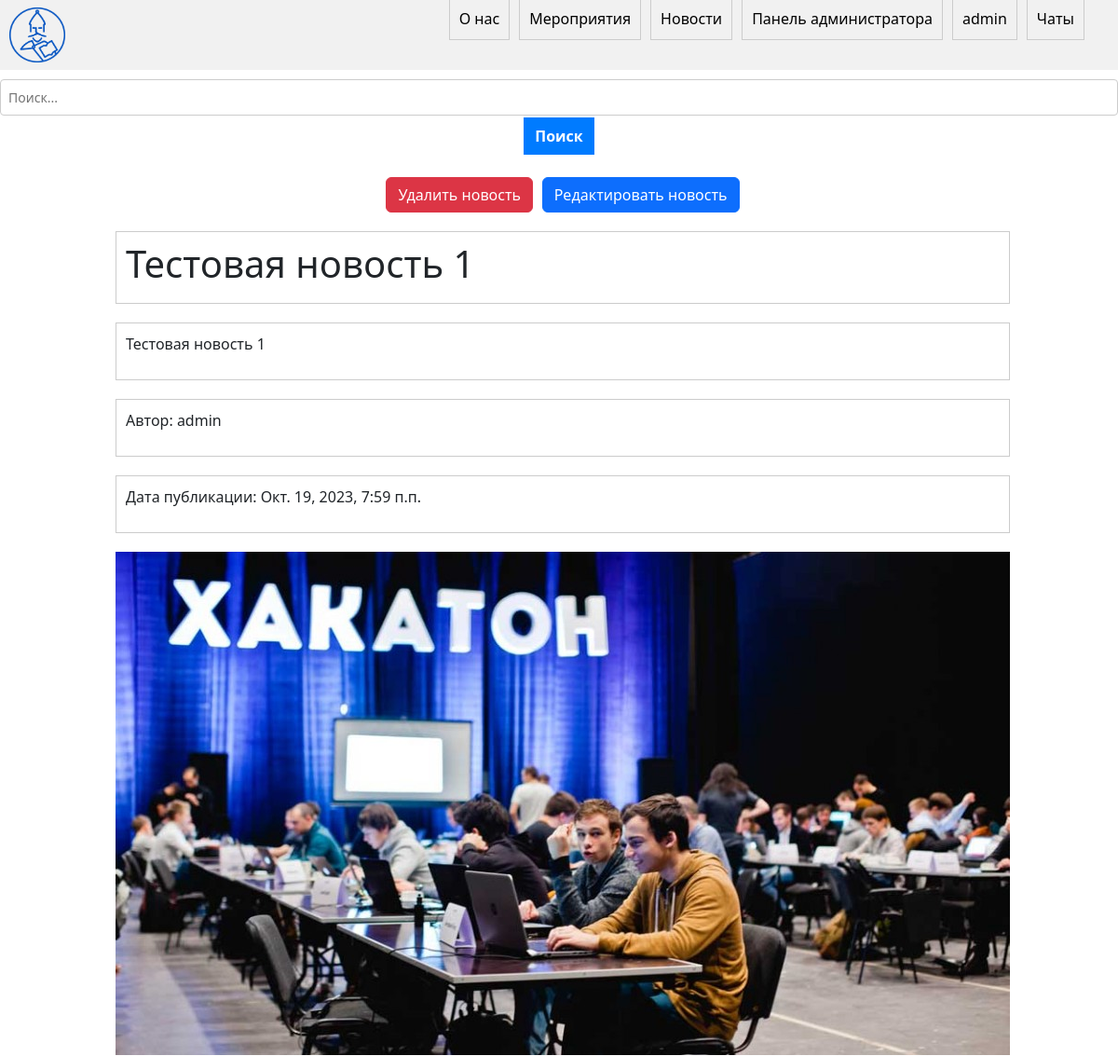
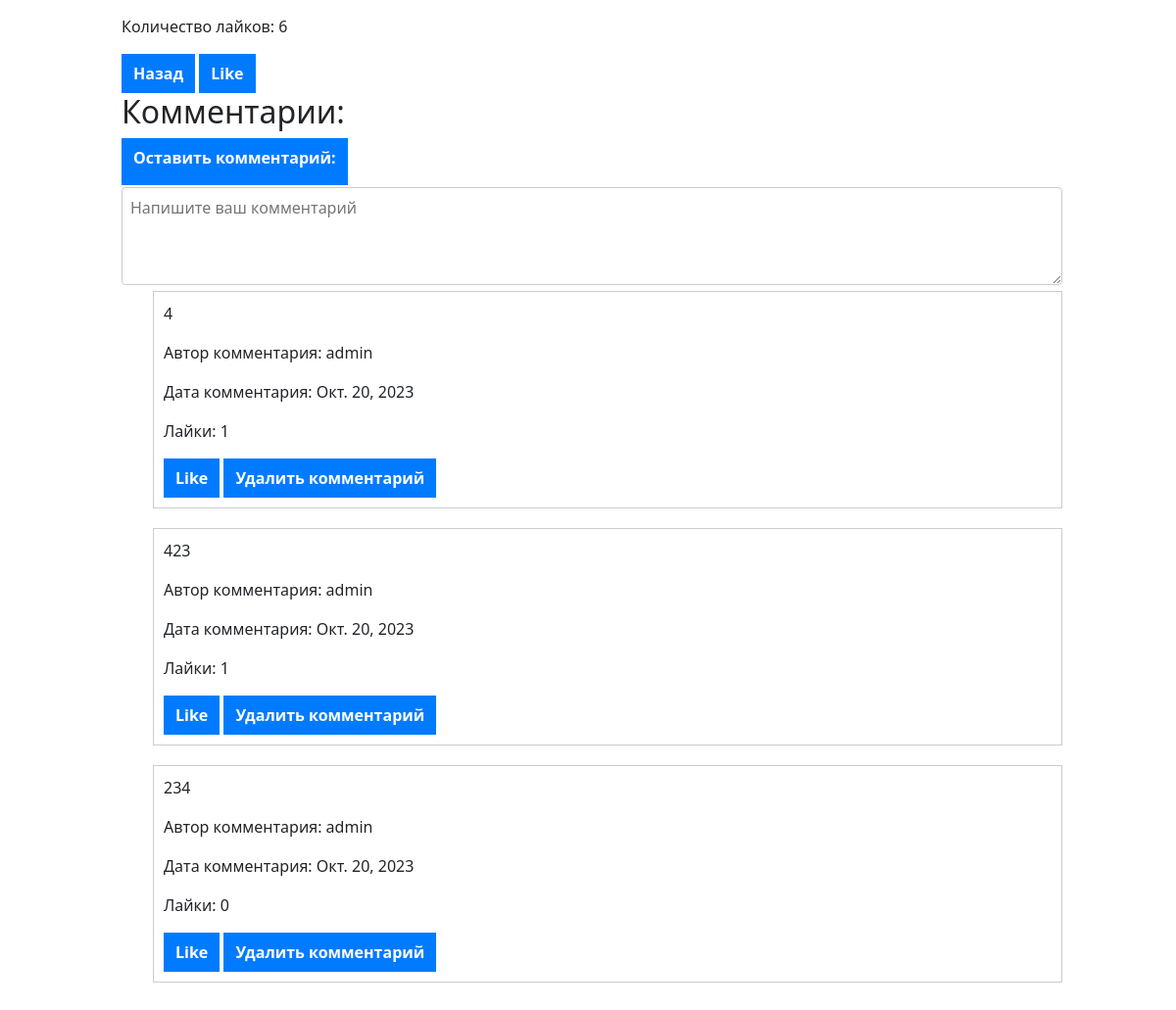
Screenshot of /45/ (signed in) with the database file from the repository (2 pictures, top to bottom).
### main/models.py (models this page shows, shortened)
class News(models.Model):
    title = models.CharField(max_length=200)
    content = models.TextField()
    author = models.ForeignKey('auth.User', on_delete=models.CASCADE)
    date_published = models.DateTimeField(auto_now_add=True)
    photo = models.ImageField(upload_to='image/%Y', default='image/news_def.jpg', null=True, blank=True)
    like_count = models.PositiveIntegerField(default=0)

class Comment(models.Model):
    user = models.ForeignKey(User, on_delete=models.CASCADE)
    news = models.ForeignKey(News, on_delete=models.CASCADE)
    content = models.TextField()
    date_posted = models.DateField(auto_now_add=True)
    like_count = models.PositiveIntegerField(default=0)

### main/views.py (the view)
# urls.py: path('<int:pk>/', views.news_detail, name='news_detail'),
def news_detail(request, pk):
    post = News.objects.get(id=pk)
    return render(request, 'main/news_detail.html', {'post': post})

### main/templates/main/news_detail.html (shortened to what this page needs)
{% extends 'main/base.html' %}
{% block content %}
<ul style="margin-right: 2%;">
    {% if user.is_staff %}
<div style="display: flex; justify-content: center; align-items: center;margin-bottom: 2%;">
    <button class="btn btn-danger" data-bs-toggle="modal" data-bs-target="#confirmDeleteModal" style="margin-right: 1%;">Удалить новость</button>
    <a href="{% url 'edit_news' post.id %}" class="btn btn-primary">Редактировать новость</a>
</div>
{% endif %}
   <li> <h1>{{ post.title }}</h1></li>
   <li> <p>{{ post.content }}</p></li>
   <li> <p>Автор: {{ post.author }}</p></li>
   <li> <p>Дата публикации: {{ post.date_published }}</p></li>
   <p> <img src="{{ post.photo.url }}" alt="Фото новости"></p>
   <p> <p>Количество лайков: {{ post.like_count }}</p></p>
   <button onclick="history.go(-1);">Назад</button>
   <button type="button" onclick="">Like</button>
   <h2>Комментарии: </h2>
       <div>
        <a href=""><button style="margin-bottom: 2px;"><label style="color: white; font-weight: bold;">Оставить комментарий: </label></button></a>
        <textarea name="content" placeholder="Напишите ваш комментарий"></textarea>
      </div>
    <ul>
    {% for comment in post.comment_set.all %}
        <li>
         <p>{{ comment.content }}</p>
          <p>Автор комментария: {{ comment.user }}</p>
          <p>Дата комментария: {{ comment.date_posted }}</p>
          <p>Лайки: {{ comment.like_count }}</p>
          <button type="button" onclick="">Like</button>
          {% if user.is_staff %}
            <button>Удалить комментарий</button>
          {% endif %}
        </li>
    {% endfor %}
  </ul>
</ul>
{% endblock %}

### main/templates/main/base.html (shortened to what this page needs)
{% load static %}
<!DOCTYPE html>
<html lang="en">
<head>
    <link rel="stylesheet" href="{% static 'main/css/style.css' %}">
    <link rel="stylesheet" href="https://cdn.jsdelivr.net/npm/bootstrap@5.3.0/dist/css/bootstrap.min.css">
</head>
<body>
  <div class="navbar">
    <div class="nav-links">
      <img src="{% static 'main/img/logo.png' %}" alt="Logo" class="logo">
      <ul class="nav-elem">
        <li><a href="{% url 'about' %}">О нас</a></li>
        <li><a href="{% url 'events' %}">Мероприятия</a></li>
        <li><a href="{% url 'index' %}">Новости</a></li>
        {% if user.is_authenticated %}
          {% if user.is_staff %}
            <li><a href="{% url 'admin:index' %}">Панель администратора</a></li>
          {% endif %}
          <li><a href="{% url 'profile' %}">{{user.username}}</a></li>
          <li><a href="#">Чаты</a></li>
        {% else %}
          <li><a href="{% url 'login' %}">Войти</a></li>
        {% endif %}
      </ul>
    </div>
  </div>
  <div class="search-bar">
    <input type="text" placeholder="Поиск..." class="search-input">
    <button class="search-button" style="margin-top: 2px;">Поиск</button>
  </div>
  <div class="content">
    {% block content %}
    {% endblock %}
  </div>
</body>
</html>

### main/static/main/css/style.css (style rules this page uses)
.navbar { display: flex; justify-content: space-between; align-items: center; background-color: #f1f1f1; padding: 10px; }
.nav-links { display: flex; align-items: center; position: relative; }
.logo, .nav-links { display: flex; align-items: center; }
.search-bar { text-align: center; margin-top: 10px; }
.search-input { margin-right: 5px; }
.logo { margin-left: 10px; width: 5%; height: 5%; }
.nav-elem { display: flex; list-style-type: none; position: absolute; right: 0; margin-right: 3%; }
.nav-elem li { margin-right: 10px; }
.nav-elem li:last-child { margin-right: 0; }
.nav-elem a { text-decoration: none; color: black; }
.content { display: flex; justify-content: center; align-items: center; margin-top: 2%; }
ul { list-style-type: none; padding: 0; margin: 0; }
li { margin-bottom: 20px; padding: 10px; border: 1px solid #ccc; }
h1 { margin-top: 0; }
p, button { margin-bottom: 10px; }
button { padding: 5px 10px; background-color: #fff; border: 1px solid #ccc; cursor: pointer; }
textarea { width: 100%; height: 100px; margin-bottom: 10px; }
h2 { font-size: 24px; font-weight: bold; margin-bottom: 16px; color: #333; }
label { font-size: 16px; font-weight: normal; margin-bottom: 8px; display: block; color: #666; }
input[type="text"], textarea { width: 100%; padding: 8px; font-size: 14px; border: 1px solid #ccc; border-radius: 4px; background-color: #fff; color: #333; }
button { padding: 8px 12px; font-size: 14px; font-weight: bold; border: none; border-radius: 4px; background-color: #007bff; color: #fff; cursor: pointer; }

### rows the page displays
News: title "Тестовая новость 1", content "Тестовая новость 1", author "admin", date_published "Окт. 19, 2023, 7:59 п.п.", photo (picture), like_count "6"
Comment: content "4", user "admin", date_posted "Окт. 20, 2023", like_count "1"
Comment: content "423", user "admin", date_posted "Окт. 20, 2023", like_count "1"
Comment: content "234", user "admin", date_posted "Окт. 20, 2023", like_count "0"

### other values shown
{{ user.username }} "admin"
